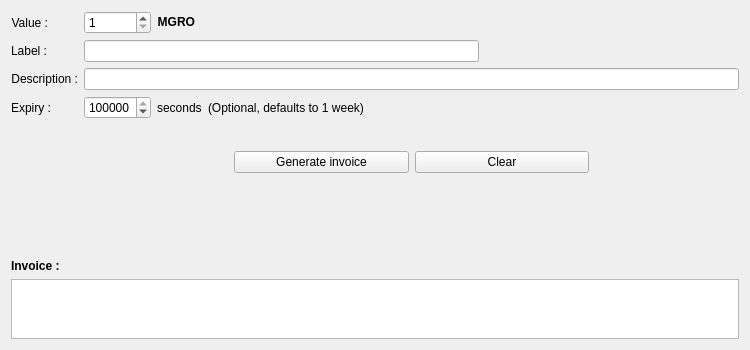
<?xml version="1.0" encoding="UTF-8"?>
<ui version="4.0">
 <class>ReceivePage</class>
 <widget class="QWidget" name="ReceivePage">
  <property name="geometry">
   <rect>
    <x>0</x>
    <y>0</y>
    <width>750</width>
    <height>350</height>
   </rect>
  </property>
  <property name="windowTitle">
   <string>Form</string>
  </property>
  <layout class="QVBoxLayout" name="verticalLayout">
   <item>
    <layout class="QVBoxLayout" name="verticalLayout_2">
     <item>
      <layout class="QFormLayout" name="formLayout">
       <item row="1" column="0">
        <widget class="QLabel" name="label">
         <property name="toolTip">
          <string>Value in millisatoshis of invoice to request.</string>
         </property>
         <property name="layoutDirection">
          <enum>Qt::LeftToRight</enum>
         </property>
         <property name="text">
          <string>Value :</string>
         </property>
         <property name="alignment">
          <set>Qt::AlignRight|Qt::AlignTrailing|Qt::AlignVCenter</set>
         </property>
        </widget>
       </item>
       <item row="1" column="1">
        <layout class="QHBoxLayout" name="horizontalLayout_2">
         <item>
          <widget class="QSpinBox" name="spinValue">
           <property name="toolTip">
            <string>Value in millisatoshis of invoice to request.</string>
           </property>
           <property name="suffix">
            <string/>
           </property>
           <property name="minimum">
            <number>1</number>
           </property>
           <property name="maximum">
            <number>1680000000</number>
           </property>
          </widget>
         </item>
         <item>
          <widget class="QLabel" name="labelUnit">
           <property name="font">
            <font>
             <weight>75</weight>
             <bold>true</bold>
            </font>
           </property>
           <property name="cursor">
            <cursorShape>IBeamCursor</cursorShape>
           </property>
           <property name="toolTip">
            <string>Your current on channels balance</string>
           </property>
           <property name="text">
            <string notr="true">MGRO</string>
           </property>
           <property name="alignment">
            <set>Qt::AlignRight|Qt::AlignTrailing|Qt::AlignVCenter</set>
           </property>
           <property name="textInteractionFlags">
            <set>Qt::LinksAccessibleByMouse|Qt::TextSelectableByKeyboard|Qt::TextSelectableByMouse</set>
           </property>
          </widget>
         </item>
         <item>
          <spacer name="horizontalSpacer">
           <property name="orientation">
            <enum>Qt::Horizontal</enum>
           </property>
           <property name="sizeHint" stdset="0">
            <size>
             <width>40</width>
             <height>20</height>
            </size>
           </property>
          </spacer>
         </item>
        </layout>
       </item>
       <item row="3" column="0">
        <widget class="QLabel" name="label_2">
         <property name="toolTip">
          <string>A unique string or number (never revealed to other nodes on the lightning network), used to query the status of this invoice.</string>
         </property>
         <property name="text">
          <string>Label :</string>
         </property>
         <property name="alignment">
          <set>Qt::AlignRight|Qt::AlignTrailing|Qt::AlignVCenter</set>
         </property>
        </widget>
       </item>
       <item row="5" column="0">
        <widget class="QLabel" name="label_3">
         <property name="toolTip">
          <string>A short description of the payment purpose, e.g. &quot;1 flat glob and 2 dogecoins&quot;.</string>
         </property>
         <property name="midLineWidth">
          <number>0</number>
         </property>
         <property name="text">
          <string>Description :</string>
         </property>
         <property name="textFormat">
          <enum>Qt::AutoText</enum>
         </property>
         <property name="alignment">
          <set>Qt::AlignRight|Qt::AlignTrailing|Qt::AlignVCenter</set>
         </property>
        </widget>
       </item>
       <item row="5" column="1">
        <widget class="QLineEdit" name="lineDescription">
         <property name="toolTip">
          <string>A short description of the payment purpose, e.g. &quot;1 flat glob and 2 dogecoins&quot;.</string>
         </property>
        </widget>
       </item>
       <item row="7" column="0">
        <widget class="QLabel" name="label_4">
         <property name="toolTip">
          <string>The time the invoice is valid for</string>
         </property>
         <property name="text">
          <string>Expiry :</string>
         </property>
         <property name="alignment">
          <set>Qt::AlignRight|Qt::AlignTrailing|Qt::AlignVCenter</set>
         </property>
        </widget>
       </item>
       <item row="7" column="1">
        <layout class="QHBoxLayout" name="horizontalLayout_3">
         <item>
          <widget class="QSpinBox" name="spinExpiry">
           <property name="toolTip">
            <string>The time the invoice is valid for.</string>
           </property>
           <property name="minimum">
            <number>1</number>
           </property>
           <property name="maximum">
            <number>999999</number>
           </property>
           <property name="value">
            <number>604800</number>
           </property>
          </widget>
         </item>
         <item>
          <widget class="QLabel" name="label_6">
           <property name="text">
            <string>seconds</string>
           </property>
          </widget>
         </item>
         <item>
          <widget class="QLabel" name="label_5">
           <property name="text">
            <string>(Optional, defaults to 1 week)</string>
           </property>
          </widget>
         </item>
         <item>
          <spacer name="horizontalSpacer_2">
           <property name="orientation">
            <enum>Qt::Horizontal</enum>
           </property>
           <property name="sizeHint" stdset="0">
            <size>
             <width>40</width>
             <height>20</height>
            </size>
           </property>
          </spacer>
         </item>
        </layout>
       </item>
       <item row="9" column="1">
        <layout class="QHBoxLayout" name="horizontalLayout_4">
         <item>
          <spacer name="horizontalSpacer_4">
           <property name="orientation">
            <enum>Qt::Horizontal</enum>
           </property>
           <property name="sizeType">
            <enum>QSizePolicy::Fixed</enum>
           </property>
           <property name="sizeHint" stdset="0">
            <size>
             <width>150</width>
             <height>20</height>
            </size>
           </property>
          </spacer>
         </item>
         <item>
          <widget class="QPushButton" name="buttonGenerate">
           <property name="text">
            <string>Generate invoice</string>
           </property>
          </widget>
         </item>
         <item>
          <widget class="QPushButton" name="buttonClear">
           <property name="text">
            <string>Clear</string>
           </property>
          </widget>
         </item>
         <item>
          <spacer name="horizontalSpacer_3">
           <property name="orientation">
            <enum>Qt::Horizontal</enum>
           </property>
           <property name="sizeType">
            <enum>QSizePolicy::Fixed</enum>
           </property>
           <property name="sizeHint" stdset="0">
            <size>
             <width>150</width>
             <height>20</height>
            </size>
           </property>
          </spacer>
         </item>
        </layout>
       </item>
       <item row="3" column="1">
        <layout class="QHBoxLayout" name="horizontalLayout">
         <item>
          <widget class="QLineEdit" name="lineLabel">
           <property name="toolTip">
            <string>A unique string or number (never revealed to other nodes on the lightning network), used to query the status of this invoice.</string>
           </property>
          </widget>
         </item>
         <item>
          <spacer name="horizontalSpacer_5">
           <property name="orientation">
            <enum>Qt::Horizontal</enum>
           </property>
           <property name="sizeType">
            <enum>QSizePolicy::Preferred</enum>
           </property>
           <property name="sizeHint" stdset="0">
            <size>
             <width>260</width>
             <height>20</height>
            </size>
           </property>
          </spacer>
         </item>
        </layout>
       </item>
       <item row="8" column="1">
        <spacer name="verticalSpacer_2">
         <property name="orientation">
          <enum>Qt::Vertical</enum>
         </property>
         <property name="sizeHint" stdset="0">
          <size>
           <width>20</width>
           <height>20</height>
          </size>
         </property>
        </spacer>
       </item>
      </layout>
     </item>
    </layout>
   </item>
   <item>
    <spacer name="verticalSpacer">
     <property name="orientation">
      <enum>Qt::Vertical</enum>
     </property>
     <property name="sizeType">
      <enum>QSizePolicy::Expanding</enum>
     </property>
     <property name="sizeHint" stdset="0">
      <size>
       <width>20</width>
       <height>40</height>
      </size>
     </property>
    </spacer>
   </item>
   <item>
    <layout class="QVBoxLayout" name="verticalLayout_3">
     <item>
      <widget class="QLabel" name="label_7">
       <property name="font">
        <font>
         <weight>75</weight>
         <bold>true</bold>
        </font>
       </property>
       <property name="text">
        <string>Invoice :</string>
       </property>
      </widget>
     </item>
     <item>
      <widget class="QTextEdit" name="textResultInvoice">
       <property name="maximumSize">
        <size>
         <width>16777215</width>
         <height>60</height>
        </size>
       </property>
       <property name="acceptRichText">
        <bool>false</bool>
       </property>
       <property name="textInteractionFlags">
        <set>Qt::TextSelectableByKeyboard|Qt::TextSelectableByMouse</set>
       </property>
      </widget>
     </item>
    </layout>
   </item>
  </layout>
 </widget>
 <tabstops>
  <tabstop>lineLabel</tabstop>
  <tabstop>lineDescription</tabstop>
  <tabstop>buttonGenerate</tabstop>
  <tabstop>buttonClear</tabstop>
  <tabstop>textResultInvoice</tabstop>
 </tabstops>
 <resources/>
 <connections/>
</ui>
